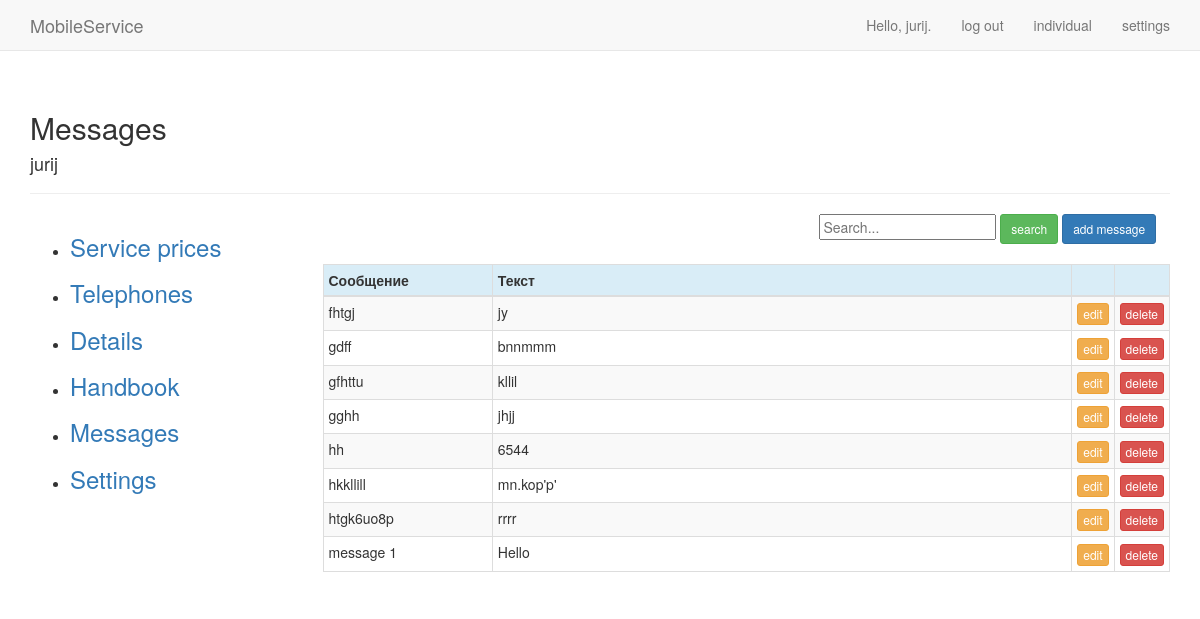
Screenshot of /send_email/messages (signed in) with the database file from the repository.
### send_email/models.py (models this page shows)
class Post(models.Model):
    post_message = models.CharField(max_length=20)
    text_message = models.TextField()
    owner = models.ForeignKey(User, on_delete=models.CASCADE)

### send_email/views.py (the view)
# urls.py: path('messages', views.messages, name='messages'),
def messages(request):
    messages = Post.objects.filter(owner=request.user).order_by('post_message','text_message')
    context = {'messages': messages}
    return render(request, 'send_email/messages.html', context)

### send_email/templates/send_email/messages.html (shortened to what this page needs)
{% extends "mobile/base_1.html" %}
{% load bootstrap3 %}
{% block header %}
  <h2>Messages</h2><h4>{{user.username}}</h4>
{% endblock header %}
{% block content %}
  {% if not mobil_id %}
  <div class="row">
    <div class="col-sm-offset-7">
      <form action="{% url 'send_email:messages_search' %}" method="get" autocomplete="off" >
        <input name="q" type="text" placeholder="Search...">
        <button type="submit" class="btn btn-success btn-sm">search</button>
        <a href="{% url 'send_email:messages_new_record' %}" class="btn btn-primary btn-sm">add message</a>
      </form>
    </div>
  </div>
  <div class="row">
    <div class="col-sm-8">
    </div>
  </div>
  {% endif %}
  <table class="table table-striped table-bordered table-condensed table-hover">
    <thead>
      <tr class="info">
        <th style="width:20%">Сообщение</th>
        <th>Текст</th>
        <th style="width:5%"></th>
        {% if not mobil_id %}
        <th style="width:5%"></th>
        {% endif %}
      </tr>
    </thead>
    <tbody>
      {% for message in messages %}
        <tr>
          <td>{{message.post_message}}</td>
          <td>{{message.text_message}}</td>
       {% if not mobil_id %}
          <td><a href="{% url 'send_email:messages_edit' message.id %}" class="btn btn-warning btn-xs">edit</a></td>
       {% endif %}
       {% if not mobil_id %}
          <td><a href="{% url 'send_email:messages_delete' message.id %}" class="btn btn-danger btn-xs">delete</a></td>
      {% endif %}
        </tr>
      {% endfor %}
    </tbody>
  </table>
{% endblock content %}

### mobile/templates/mobile/base_1.html (shortened to what this page needs)
{% load bootstrap3 %}
<!DOCTYPE html>
<html lang="en">
  <head>
    {% bootstrap_css %}
  </head>
  <body>
    <nav class="navbar navbar-default navbar-static-top">
      <div class="container">
        <div class="navbar-header">
          <a class="navbar-brand" href="{% url 'mobile:index' %}">
              MobileService</a>
        </div>
        <div id="navbar" class="navbar-collapse collapse">
          <ul class="nav navbar-nav navbar-right">
            {% if user.is_authenticated %}
              <li><a>Hello, {{ user.username }}.</a></li>
              <li><a href="{% url 'users:logout' %}">log out</a></li>
              <li><a href="{% url 'users:individual' %}">individual</a></li>
              <li><a href="{% url 'send_email:settings_common' %}">settings</a></li>
            {% else %}
              <li><a href="{% url 'users:register' %}">register</a></li>
              <li><a href="{% url 'users:login' %}">log in</a></li>
            {% endif %}
          </ul>
        </div>
      </div>
    </nav>
    <div class="container">
      <div class="page-header">
        {% block header %}{% endblock header %}
        </div>
      <div class="row">
        <div class="col-xs-12 col-sm-3">
          <ul class="rounded">
            <li><a href="{% url 'users:service_prices' %}"><h3>Service prices</h3></a></li>
            <li><a href="{% url 'mobile:telephones' %}"><h3>Telephones</h3></a></li>
            <li><a href="{% url 'users:details' %}"><h3>Details</h3></a></li>
            <li><a href="{% url 'users:handbook' %}"><h3>Handbook</h3></a></li>
            <li><a href="{% url 'send_email:messages' %}"><h3>Messages</h3></li>
            <li><a href="{% url 'send_email:settings_common' %}"><h3>Settings</h3></a></li>
          </ul>
        </div>
        <div class="col-xs-12 col-sm-9">
          <div>
           {% block content %}{% endblock content %}
          </div>
        </div>
    </div>
  </body>
</html>

### rows the page displays
Post: post_message "fhtgj", text_message "jy"
Post: post_message "gdff", text_message "bnnmmm"
Post: post_message "gfhttu", text_message "kllil"
Post: post_message "gghh", text_message "jhjj"
Post: post_message "hh", text_message "6544"
Post: post_message "hkkllill", text_message "mn.kop'p'"
Post: post_message "htgk6uo8p", text_message "rrrr"
Post: post_message "message 1", text_message "Hello"

### other values shown
{{ user.username }} "jurij"
